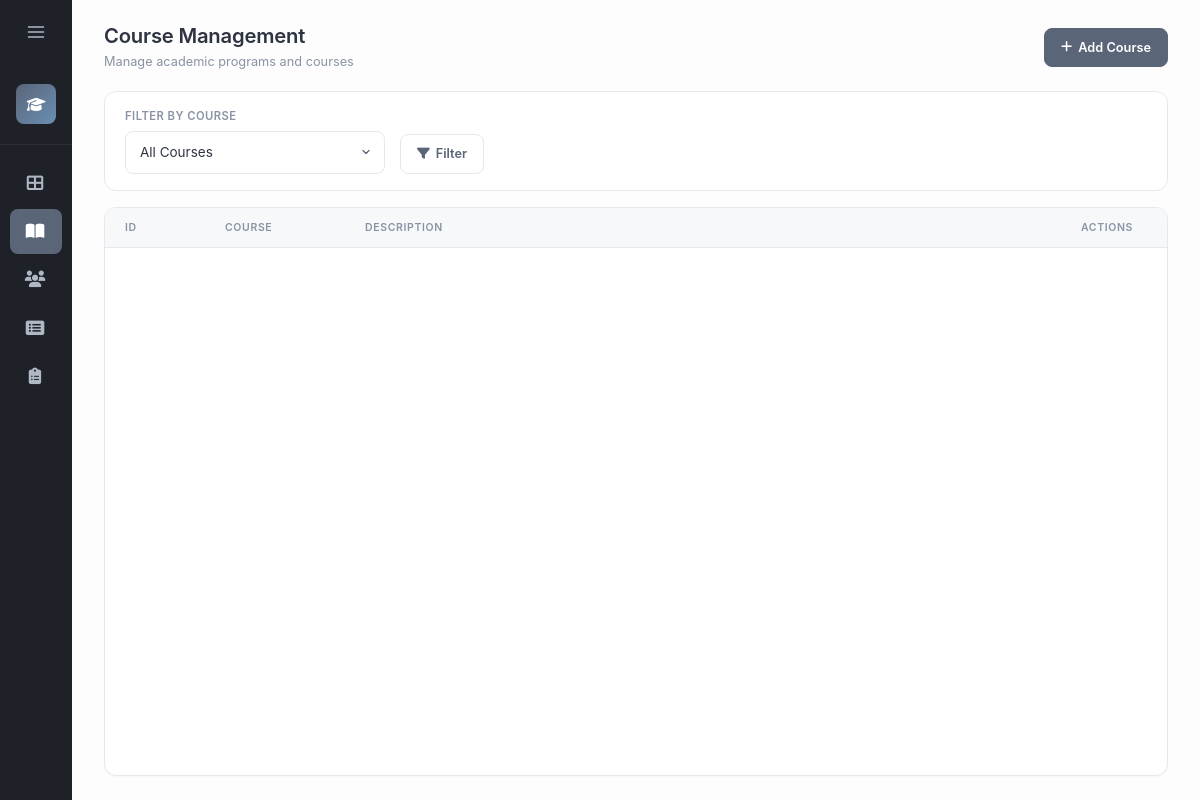
The app's page /pages/courses.php, older data.
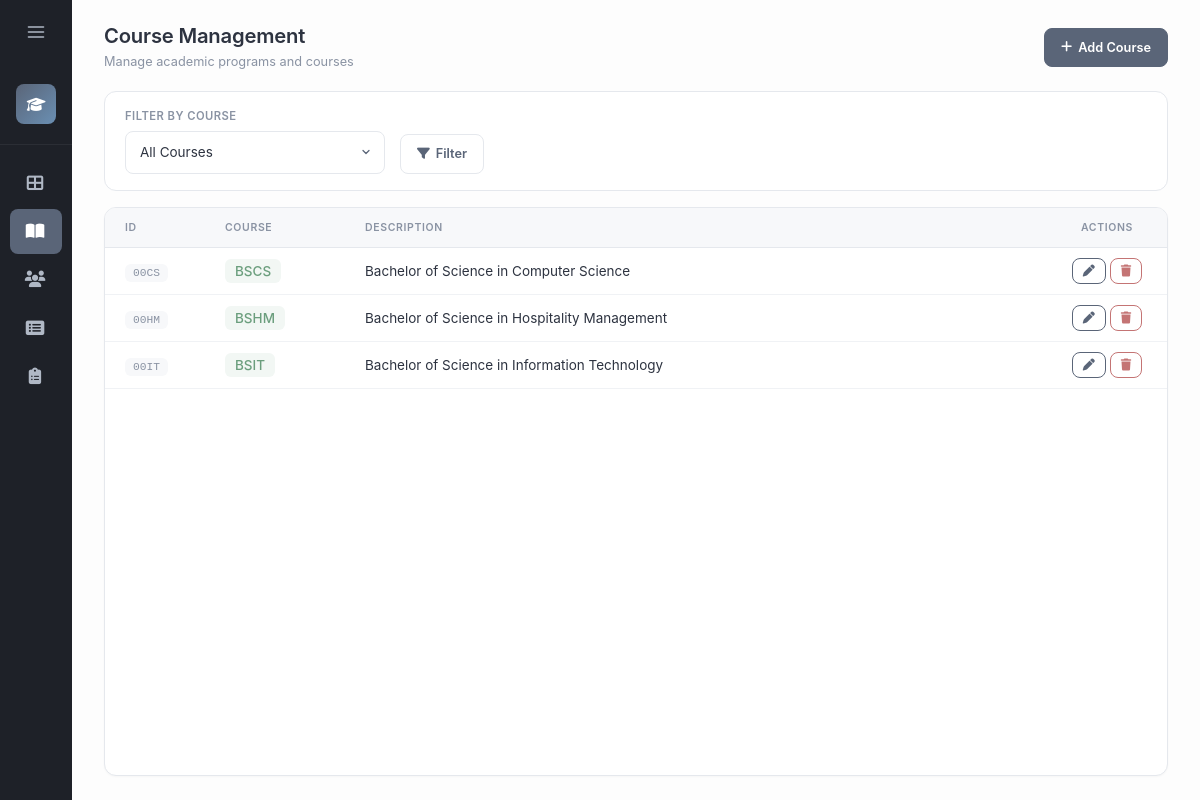
The same page, newer data.
### tables this page shows
CREATE TABLE `course` (
  `courseID` varchar(10) NOT NULL,
  `course_code` varchar(20) NOT NULL,
  `description` varchar(100) NOT NULL,
  PRIMARY KEY (`courseID`)
);

### pages/courses.php (the view, shortened to what this page needs)
<?php
require '../config/db.php';
$sql = "SELECT * FROM course WHERE 1=1";
$params = [];
$sql .= " ORDER BY courseID ASC";
$stmt = $pdo->prepare($sql);
$stmt->execute($params);
$courses = $stmt->fetchAll();
?>
<?php include '../includes/sidebar.php'; ?>
<div class="main-content">
    <div class="page-header">
        <div>
            <h1 class="page-title">Course Management</h1>
            <p class="page-subtitle">Manage academic programs and courses</p>
        </div>
        <button class="btn btn-primary" data-bs-toggle="modal" data-bs-target="#addCourseModal">
            <i class="fas fa-plus"></i>
            <span>Add Course</span>
        </button>
    </div>
    <div class="filter-section">
        <form method="GET" class="d-flex gap-3 align-items-end">
            <div style="flex: 1; max-width: 260px;">
                <label class="form-label">Filter by Course</label>
                <select name="code" class="form-select">
                    <option value="">All Courses</option>
                </select>
            </div>
            <button type="submit" class="btn btn-secondary">
                <i class="fas fa-filter"></i>
                <span>Filter</span>
            </button>
        </form>
    </div>
    <div class="card flex-fill">
        <div class="table-wrapper">
            <table id="coursesTable" class="table table-hover">
                <thead>
                    <tr>
                        <th style="padding-left: 20px; width: 100px;">ID</th>
                        <th style="width: 140px;">Course</th>
                        <th>Description</th>
                        <th class="text-center" style="width: 120px;">Actions</th>
                    </tr>
                </thead>
                <tbody>
                <?php foreach ($courses as $c): ?>
                <tr>
                    <td style="padding-left: 20px;">
                        <span class="badge-id"><?php echo str_pad($c['courseID'], 4, '0', STR_PAD_LEFT); ?></span>
                    </td>
                    <td><span class="badge-course"><?php echo htmlspecialchars($c['course_code']); ?></span></td>
                    <td><?php echo htmlspecialchars($c['description']); ?></td>
                    <td class="text-center">
                        <button type="button" class="btn btn-outline-primary btn-sm edit-btn"
                                data-id="<?php echo $c['courseID']; ?>"
                                data-code="<?php echo htmlspecialchars($c['course_code']); ?>"
                                data-desc="<?php echo htmlspecialchars($c['description']); ?>"
                                data-bs-toggle="modal" data-bs-target="#editCourseModal"
                                title="Edit">
                            <i class="fas fa-pen"></i>
                        </button>
                        <form method="POST" class="d-inline delete-form">
                            <button type="button" class="btn btn-outline-danger btn-sm delete-btn" title="Delete">
                                <i class="fas fa-trash"></i>
                            </button>
                        </form>
                    </td>
                </tr>
                <?php endforeach; ?>
            </tbody>
        </table>
        </div>
    </div>
</div>
</body>
</html>

Row changes from the older to the newer data that the page shows:
added course: courseID "00CS", course_code "BSCS", description "Bachelor of Science in Computer Science"
added course: courseID "00HM", course_code "BSHM", description "Bachelor of Science in Hospitality Management"
added course: courseID "00IT", course_code "BSIT", description "Bachelor of Science in Information Technology"
